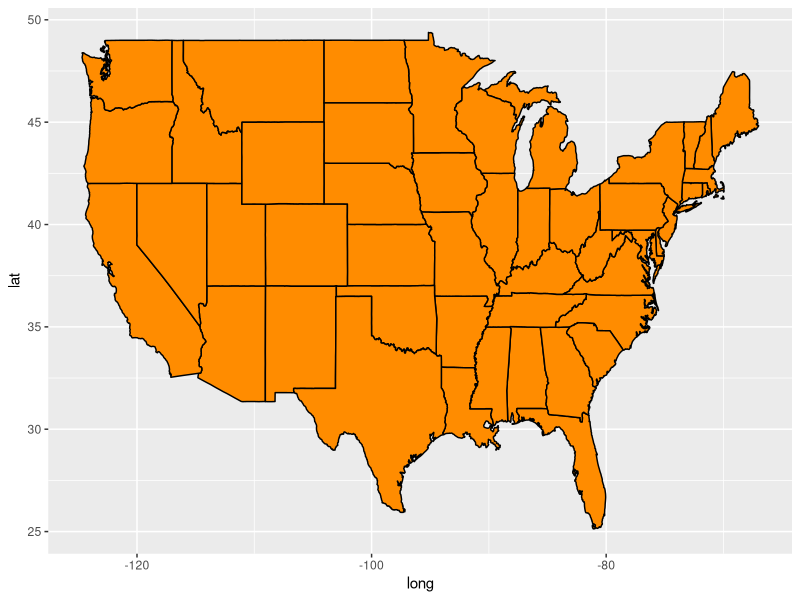
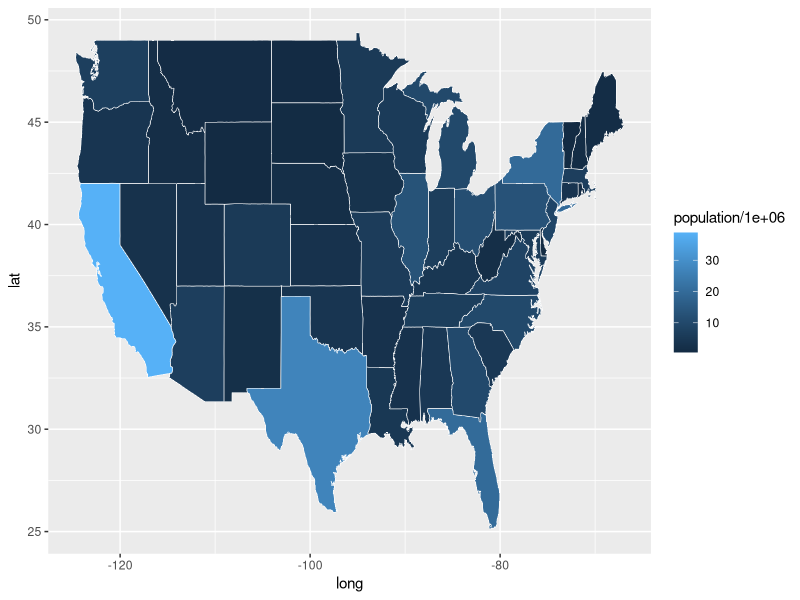
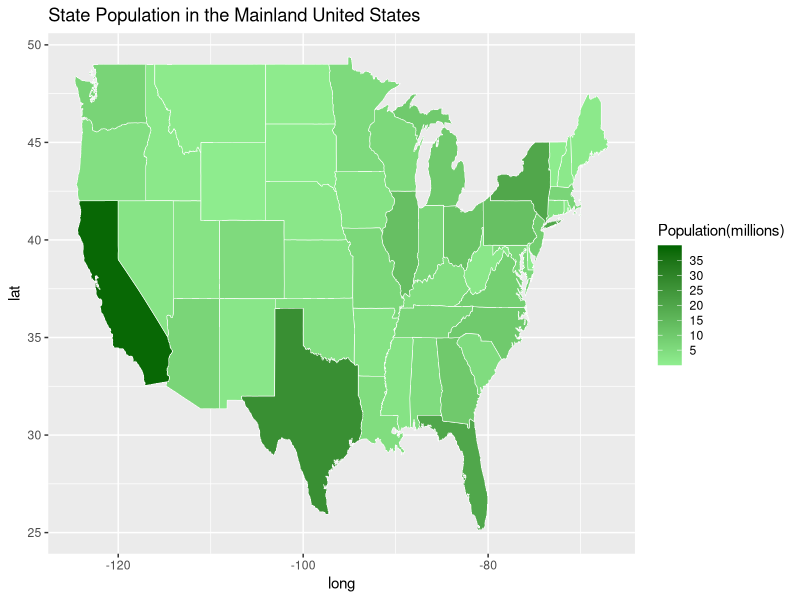
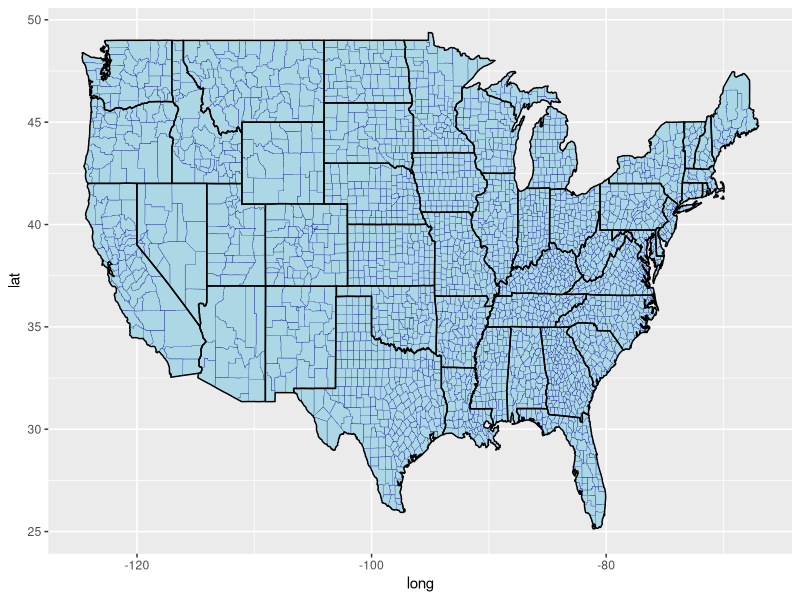
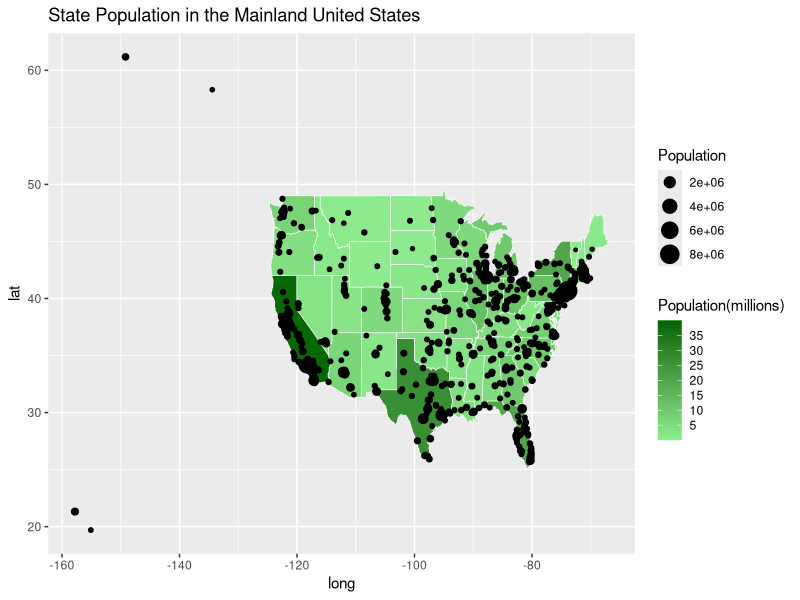
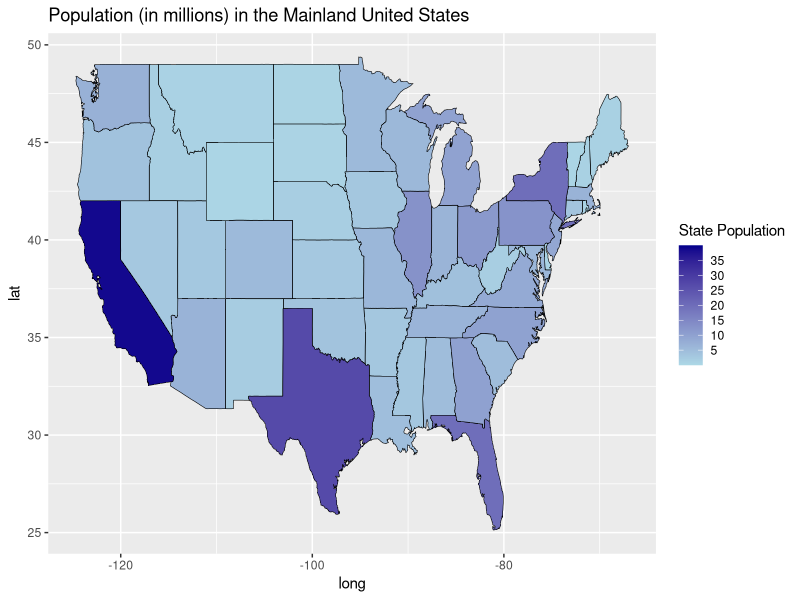
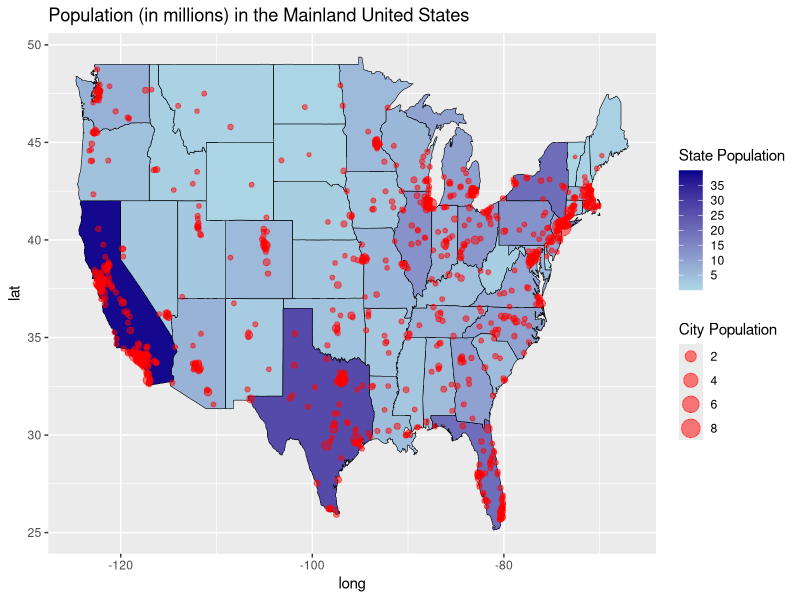
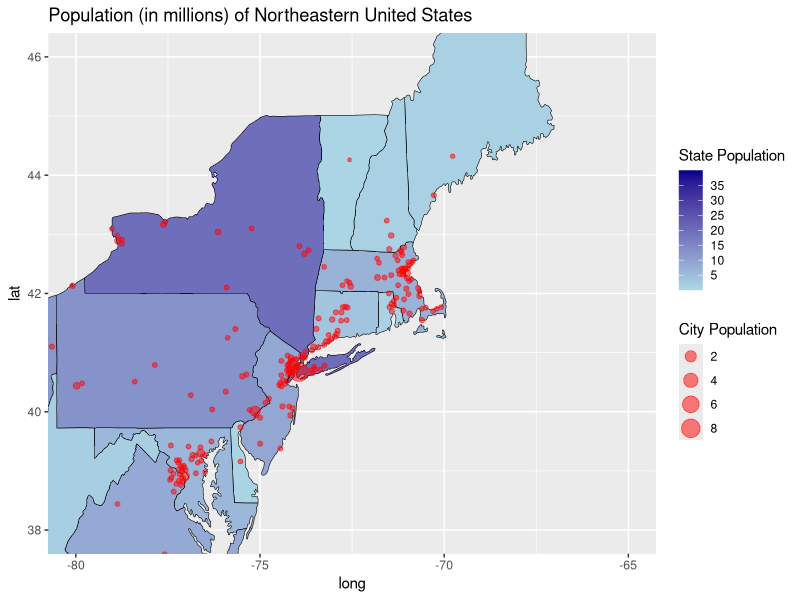

Recreate these plots in R, in order.
## ---- chunk 1
library(tidyverse)  # load all tidyverse packages
library(maps)     # Provides latitude and longitude data for various maps
## ---- chunk 2
# load United States state map data
main_states <- map_data("state")

# read the state population data
state_pop <- read_csv("data/StatePopulation.csv")

glimpse(main_states) # See what this looks like
glimpse(state_pop)
## ---- chunk 3
# Plot all states with ggplot2, using black borders and darkorange fill
# Hmm, that color scheme looks familiar
ggplot(main_states) + 
  geom_polygon(aes(x = long, y = lat, group = group),
                color = "black", fill = "darkorange" )
# Try using the hex color code #E25220 instead of "darkorange". Do you 
# recognize the color scheme?
## ---- chunk 4


## ---- chunk 5

## ---- chunk 6

## ---- chunk 7
# This chunk previews one join operation we'll see soon
# Merge the main_states and state_pop files
# Use inner_join to link the population and electoral vote information
# to the state map coordinate data in main_states
merged_states <- inner_join(main_states, state_pop, by = "region")
glimpse(merged_states)
## ---- chunk 8
# Create a Choropleth map of the United States
p <- ggplot(merged_states)
p <- p + geom_polygon(aes(x = long, y = lat, group = group, 
                      fill = population/1000000), color = "white", 
                      lwd = 0.2) 
p # save to add/modify below
## ---- chunk 9
p <- p + scale_fill_continuous(name = "Population(millions)", 
                low = "lightgreen", high = "darkgreen",limits = c(0,40), 
                breaks = c(5, 10, 15, 20, 25, 30, 35), na.value = "grey50") +
      labs(title = "State Population in the Mainland United States")
p
## ---- chunk 10

## ---- chunk 11
## BE SURE to notice that two different data sets are being used in the two geom_polygon levels.
all_county <- map_data("county")
ggplot() + 
  geom_polygon(data = all_county, aes(x = long, y = lat, group = group),
               color = "darkblue", fill = "lightblue", lwd = .1) +
  geom_polygon(data = main_states, aes(x = long, y = lat, group = group),
                color = "black", fill = "lightblue",  lwd = .5, alpha = .1) 
## ---- chunk 12
#plot all states with ggplot
p <- p + geom_point(data = us.cities, aes(x = long, y = lat, size = pop)) + 
  scale_size(name = "Population")
p

us.cities2 = arrange(us.cities, long)
head(us.cities2)
## ---- chunk 13
#plot all states with ggplot
main_cities <- filter(us.cities, long >= -130)
glimpse(us.cities)
glimpse(main_cities)

g <- ggplot()
g <- g + geom_polygon(data = merged_states,
            aes(x = long, y = lat, group = group, fill = population/1000000), 
            color = "black", lwd = 0.2) + 
      scale_fill_continuous(name = "State Population", low = "lightblue", 
            high = "darkblue", limits = c(0,40), breaks=c(5, 10, 15, 20, 25, 30, 35), 
            na.value = "grey50") +
      labs(title = "Population (in millions) in the Mainland United States")
g

g <- g + geom_point(data = main_cities, aes(x = long, y = lat, size = pop/1000000), 
            color = "red", alpha = .5) +
  scale_size(name = "City Population")
g

# Zoom into a particular region of the plot
g  <- g + coord_cartesian(xlim=c(-80, -65), ylim = c(38, 46)) + 
  labs(title = "Population (in millions) of Northeastern United States")
g
